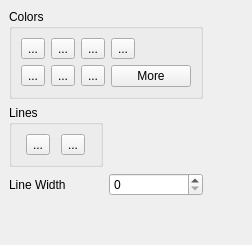
   <widget class="QWidget" name="tabLine2D" >
    <attribute name="title" >
     <string>Line (2D)</string>
    </attribute>
    <layout class="QGridLayout" >
     <property name="margin" >
      <number>9</number>
     </property>
     <property name="spacing" >
      <number>6</number>
     </property>
     <item row="2" column="2" >
      <spacer>
       <property name="orientation" >
        <enum>Qt::Horizontal</enum>
       </property>
       <property name="sizeHint" >
        <size>
         <width>40</width>
         <height>20</height>
        </size>
       </property>
      </spacer>
     </item>
     <item row="2" column="1" >
      <widget class="QSpinBox" name="lineWidthSpinBox2D" />
     </item>
     <item row="2" column="0" >
      <widget class="QLabel" name="lineWidthLabel_5" >
       <property name="text" >
        <string>Line Width</string>
       </property>
      </widget>
     </item>
     <item row="1" column="2" >
      <spacer>
       <property name="orientation" >
        <enum>Qt::Horizontal</enum>
       </property>
       <property name="sizeHint" >
        <size>
         <width>40</width>
         <height>20</height>
        </size>
       </property>
      </spacer>
     </item>
     <item row="1" column="0" >
      <widget class="QGroupBox" name="lineStyleGroupBox_4" >
       <property name="sizePolicy" >
        <sizepolicy>
         <hsizetype>5</hsizetype>
         <vsizetype>0</vsizetype>
         <horstretch>0</horstretch>
         <verstretch>0</verstretch>
        </sizepolicy>
       </property>
       <property name="title" >
        <string>Lines</string>
       </property>
       <layout class="QHBoxLayout" >
        <property name="margin" >
         <number>9</number>
        </property>
        <property name="spacing" >
         <number>6</number>
        </property>
        <item>
         <widget class="QToolButton" name="solidLineToolButton2D" >
          <property name="text" >
           <string>...</string>
          </property>
          <property name="icon" >
           <iconset resource="PlotWidgets.qrc" >:/resource-1/ICONS/qpen-solid.png</iconset>
          </property>
          <property name="iconSize" >
           <size>
            <width>100</width>
            <height>75</height>
           </size>
          </property>
          <property name="checkable" >
           <bool>true</bool>
          </property>
          <property name="autoExclusive" >
           <bool>true</bool>
          </property>
         </widget>
        </item>
        <item>
         <widget class="QToolButton" name="noLineToolButton2D" >
          <property name="text" >
           <string>...</string>
          </property>
          <property name="icon" >
           <iconset resource="PlotWidgets.qrc" >:/resource-1/ICONS/qpen-none.png</iconset>
          </property>
          <property name="iconSize" >
           <size>
            <width>100</width>
            <height>75</height>
           </size>
          </property>
          <property name="checkable" >
           <bool>true</bool>
          </property>
          <property name="autoExclusive" >
           <bool>true</bool>
          </property>
         </widget>
        </item>
       </layout>
      </widget>
     </item>
     <item row="3" column="0" >
      <spacer>
       <property name="orientation" >
        <enum>Qt::Vertical</enum>
       </property>
       <property name="sizeHint" >
        <size>
         <width>20</width>
         <height>40</height>
        </size>
       </property>
      </spacer>
     </item>
     <item row="0" column="2" >
      <spacer>
       <property name="orientation" >
        <enum>Qt::Horizontal</enum>
       </property>
       <property name="sizeHint" >
        <size>
         <width>40</width>
         <height>20</height>
        </size>
       </property>
      </spacer>
     </item>
     <item row="0" column="0" colspan="2" >
      <widget class="QGroupBox" name="groupBox_12" >
       <property name="sizePolicy" >
        <sizepolicy>
         <hsizetype>5</hsizetype>
         <vsizetype>0</vsizetype>
         <horstretch>0</horstretch>
         <verstretch>0</verstretch>
        </sizepolicy>
       </property>
       <property name="title" >
        <string>Colors</string>
       </property>
       <layout class="QGridLayout" >
        <property name="margin" >
         <number>9</number>
        </property>
        <property name="spacing" >
         <number>6</number>
        </property>
        <item row="1" column="3" >
         <widget class="QPushButton" name="moreLineColorsToolButton2D" >
          <property name="sizePolicy" >
           <sizepolicy>
            <hsizetype>0</hsizetype>
            <vsizetype>0</vsizetype>
            <horstretch>0</horstretch>
            <verstretch>0</verstretch>
           </sizepolicy>
          </property>
          <property name="text" >
           <string>More</string>
          </property>
          <property name="checkable" >
           <bool>true</bool>
          </property>
          <property name="autoExclusive" >
           <bool>true</bool>
          </property>
         </widget>
        </item>
        <item row="1" column="2" >
         <widget class="QToolButton" name="grayLineToolButton2D" >
          <property name="text" >
           <string>...</string>
          </property>
          <property name="icon" >
           <iconset resource="PlotWidgets.qrc" >:/resource-1/ICONS/gray.png</iconset>
          </property>
          <property name="checkable" >
           <bool>true</bool>
          </property>
          <property name="autoExclusive" >
           <bool>true</bool>
          </property>
         </widget>
        </item>
        <item row="1" column="1" >
         <widget class="QToolButton" name="purpleLineToolButton2D" >
          <property name="text" >
           <string>...</string>
          </property>
          <property name="icon" >
           <iconset resource="PlotWidgets.qrc" >:/resource-1/ICONS/mauve.png</iconset>
          </property>
          <property name="checkable" >
           <bool>true</bool>
          </property>
          <property name="autoExclusive" >
           <bool>true</bool>
          </property>
         </widget>
        </item>
        <item row="1" column="0" >
         <widget class="QToolButton" name="cyanLineToolButton2D" >
          <property name="text" >
           <string>...</string>
          </property>
          <property name="icon" >
           <iconset resource="PlotWidgets.qrc" >:/resource-1/ICONS/cyan.png</iconset>
          </property>
          <property name="checkable" >
           <bool>true</bool>
          </property>
          <property name="autoExclusive" >
           <bool>true</bool>
          </property>
         </widget>
        </item>
        <item row="0" column="3" >
         <widget class="QToolButton" name="blueLineToolButton2D" >
          <property name="text" >
           <string>...</string>
          </property>
          <property name="icon" >
           <iconset resource="PlotWidgets.qrc" >:/resource-1/ICONS/blue.png</iconset>
          </property>
          <property name="checkable" >
           <bool>true</bool>
          </property>
          <property name="autoExclusive" >
           <bool>true</bool>
          </property>
         </widget>
        </item>
        <item row="0" column="2" >
         <widget class="QToolButton" name="greenLineToolButton2D" >
          <property name="text" >
           <string>...</string>
          </property>
          <property name="icon" >
           <iconset resource="PlotWidgets.qrc" >:/resource-1/ICONS/green.png</iconset>
          </property>
          <property name="checkable" >
           <bool>true</bool>
          </property>
          <property name="autoExclusive" >
           <bool>true</bool>
          </property>
         </widget>
        </item>
        <item row="0" column="1" >
         <widget class="QToolButton" name="redLineToolButton2D" >
          <property name="text" >
           <string>...</string>
          </property>
          <property name="icon" >
           <iconset resource="PlotWidgets.qrc" >:/resource-1/ICONS/red.png</iconset>
          </property>
          <property name="checkable" >
           <bool>true</bool>
          </property>
          <property name="autoExclusive" >
           <bool>true</bool>
          </property>
         </widget>
        </item>
        <item row="0" column="0" >
         <widget class="QToolButton" name="blackLineToolButton2D" >
          <property name="text" >
           <string>...</string>
          </property>
          <property name="icon" >
           <iconset resource="PlotWidgets.qrc" >:/resource-1/ICONS/black.png</iconset>
          </property>
          <property name="checkable" >
           <bool>true</bool>
          </property>
          <property name="autoExclusive" >
           <bool>true</bool>
          </property>
         </widget>
        </item>
       </layout>
      </widget>
     </item>
    </layout>
   </widget>
